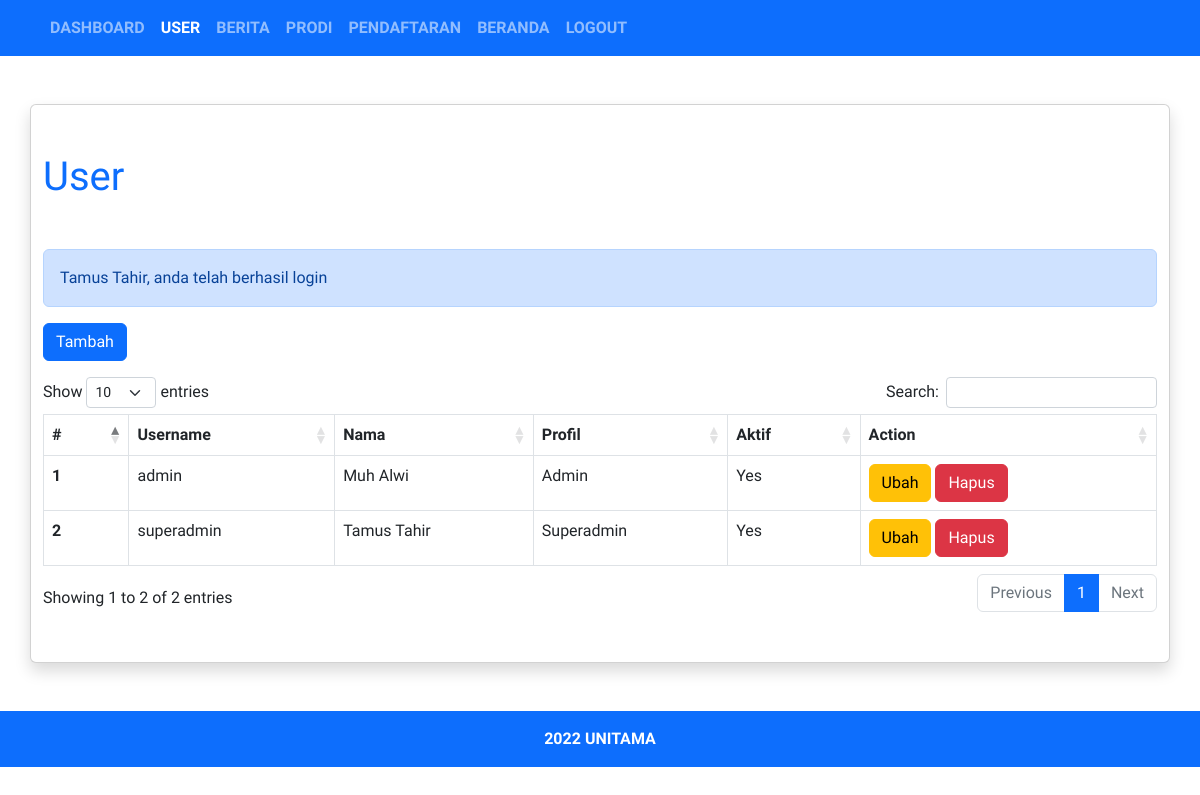
The page /admin/user/index.php (signed in) on the database its author committed.
### tables this page shows
CREATE TABLE `tabel_user` (
  `id_user` int(11) NOT NULL,
  `nama` varchar(128) NOT NULL,
  `username` varchar(128) NOT NULL,
  `password` varchar(255) NOT NULL,
  `profil` int(11) NOT NULL,
  `aktif` int(11) NOT NULL
);

### config/autoload.php (called while the page is built, shortened)
<?php
require_once 'connection.php';
require_once 'helper.php';
$base_url = 'http://localhost/starter-template/';

### config/helper.php (called while the page is built, shortened)
<?php
function query($query)
{
    global $koneksi;
    $result = mysqli_query($koneksi, $query);
    $row = [];
    while ($data = mysqli_fetch_assoc($result)) {
        $row[] = $data;
    }
    return $row;
}

### admin/user/index.php (the view, shortened to what this page needs)
<?php include_once '../templates/header.php' ?>
<?php $user = query("SELECT * FROM tabel_user ORDER BY id_user DESC"); ?>
<div class="container card shadow py-5 my-5">
    <h1 class="text-primary mb- font-title mb-5">User</h1>
    <?php if (isset($_SESSION['berhasil'])) : ?>
        <div class="alert alert-primary" role="alert">
            <?= $_SESSION['berhasil']; ?>
        </div>
    <?php endif ?>
    <div class="mb-3">
        <a class="btn btn-primary" href="<?= $base_url . 'admin/user/tambah'; ?>" role="button">Tambah</a>
    </div>
    <div class="table-responsive">
        <table class="table table-hover table-bordered" id="data-table">
            <thead>
                <tr>
                    <th scope="col">#</th>
                    <th scope="col">Username</th>
                    <th scope="col">Nama</th>
                    <th scope="col">Profil</th>
                    <th scope="col">Aktif</th>
                    <th scope="col">Action</th>
                </tr>
            </thead>
            <tbody>
                <?php $i = 1 ?>
                <?php foreach ($user as $row) : ?>
                    <tr>
                        <th scope="row"><?= $i++; ?></th>
                        <td><?= $row['username']; ?></td>
                        <td><?= $row['nama']; ?></td>
                        <td><?= $row['profil'] == 1 ? 'Superadmin' : 'Admin'; ?></td>
                        <td><?= $row['aktif'] == 1 ? 'Yes' : 'No'; ?></td>
                        <td>
                            <a class="btn btn-warning" href="<?= $base_url . 'admin/user/ubah?id=' . $row['id_user']; ?>" role="button">Ubah</a>
                            <button type="button" class="btn btn-danger btn-modal-delete" data-bs-toggle="modal" data-bs-target="#exampleModal" data-url="<?= $base_url . 'admin/user/hapus?id=' . $row['id_user']; ?>">
                                Hapus
                            </button>
                        </td>
                    </tr>
                <?php endforeach ?>
            </tbody>
        </table>
    </div>
</div>
<?php include_once '../templates/footer.php' ?>

### assets/css/style.css (style rules this page uses)
body { font-family: 'Acme', sans-serif; }
.font-title { font-family: 'Kaushan Script', cursive; }

### rows shown on the page
tabel_user: username "admin", nama "Muh Alwi", profil "Admin", aktif "Yes"
tabel_user: username "superadmin", nama "Tamus Tahir", profil "Superadmin", aktif "Yes"

### other values the page prints
$_SESSION['berhasil'] "Tamus Tahir, anda telah berhasil login"
